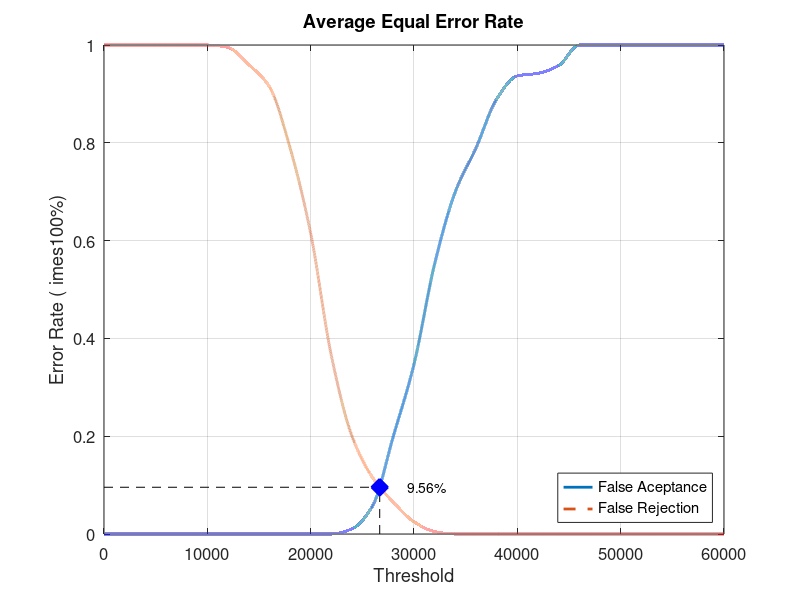
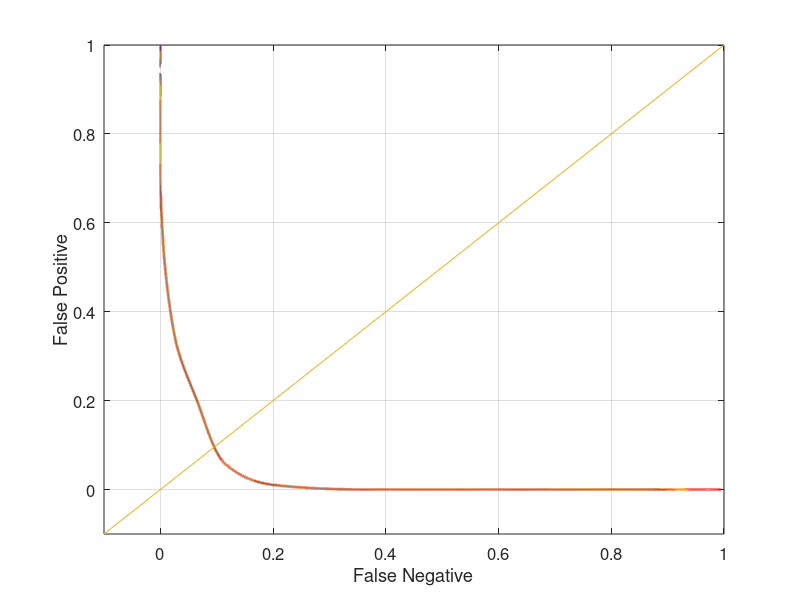

The MATLAB source for these figures, in order:
close all;
clear;
clc;
x = 0:2000:60000;
xq = 0:0.5:60000;

y0 = [0 0 0 0 0 0 0 0 0 0 0 0 0.0105263 0.0578947 0.2 0.347368 0.552632 0.7 0.789474 0.889474 0.936842 0.942105 0.957895 1 1 1 1 1 1 1 1]
yy0 = interp1(x, y0, xq, 'pchip');
y1 = [1 1 1 1 1 1 0.995 0.96 0.915 0.79 0.615 0.365 0.2 0.115 0.065 0.025 0.005 0 0 0 0 0 0 0 0 0 0 0 0 0 0]
yy1 = interp1(x, y1, xq, 'pchip');

% Calculating EER: 
y2 = abs(y0 - y1);
find(y2 == min(y2))
yy2 = abs(yy0 - yy1);
xEER = find(yy2 == min(yy2));
xEERIndex = xq(xEER) % X-axis EER
yEER = yy0(xEER) % Y-axis EER

main = figure
plot(xq, yy0,'-','LineWidth', 2);	hold on
plot(xq, yy1,'--','LineWidth', 2);	hold on
plot([xEERIndex xEERIndex], [0 yEER], 'k--');	hold on
plot([0 xEERIndex], [yEER yEER], 'k--');	hold on
plot(xEERIndex, yEER, 'bx', 'LineWidth', 10);	hold on
text(xEERIndex + 10 * xEERIndex / 100, yEER, [num2str(round((10000 * yEER)) / 100) '%'])
legend('False Aceptance', 'False Rejection', 'Location', 'SouthEast')
xlabel('Threshold')
ylabel('Error Rate (	imes100%)')
title('Average Equal Error Rate')
set(gca, 'FontSize', 12)
axis([0 60000 0 1])
grid on

print(main, 'Database1_4Main', '-dpng');
FNRxFPR = figure('Color', [1 1 1]);
plot(yy1, yy0, '-', yy1, yy0, 'LineWidth', 2);
hold on
y = -0.1:0.1:1
plot(y, y); 
set(gca, 'FontSize', 12)
xlabel('False Negative')
ylabel('False Positive')
axis([-0.1 1 -0.1 1])
set(gca, 'FontSize', 12)
grid on

print(FNRxFPR, 'Database1_4FNRxFPR','-dpng');
